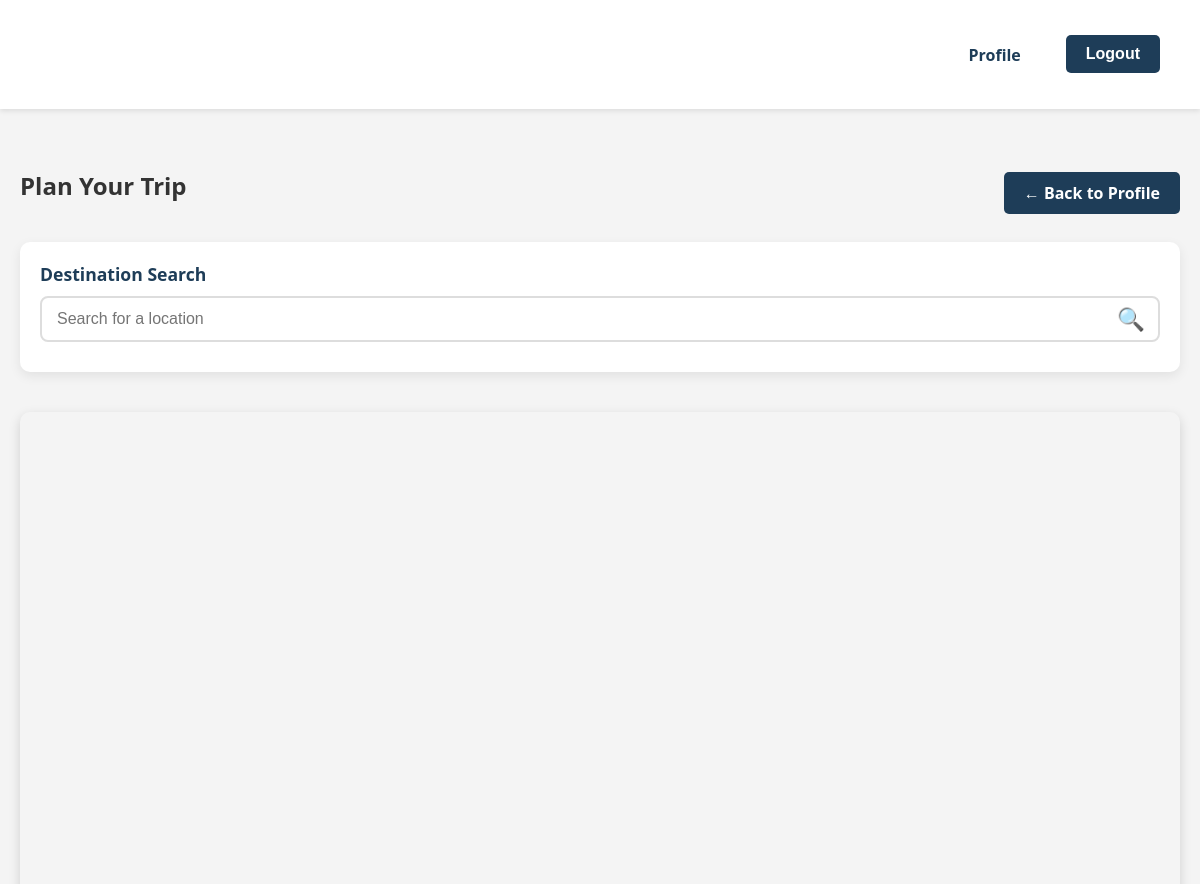
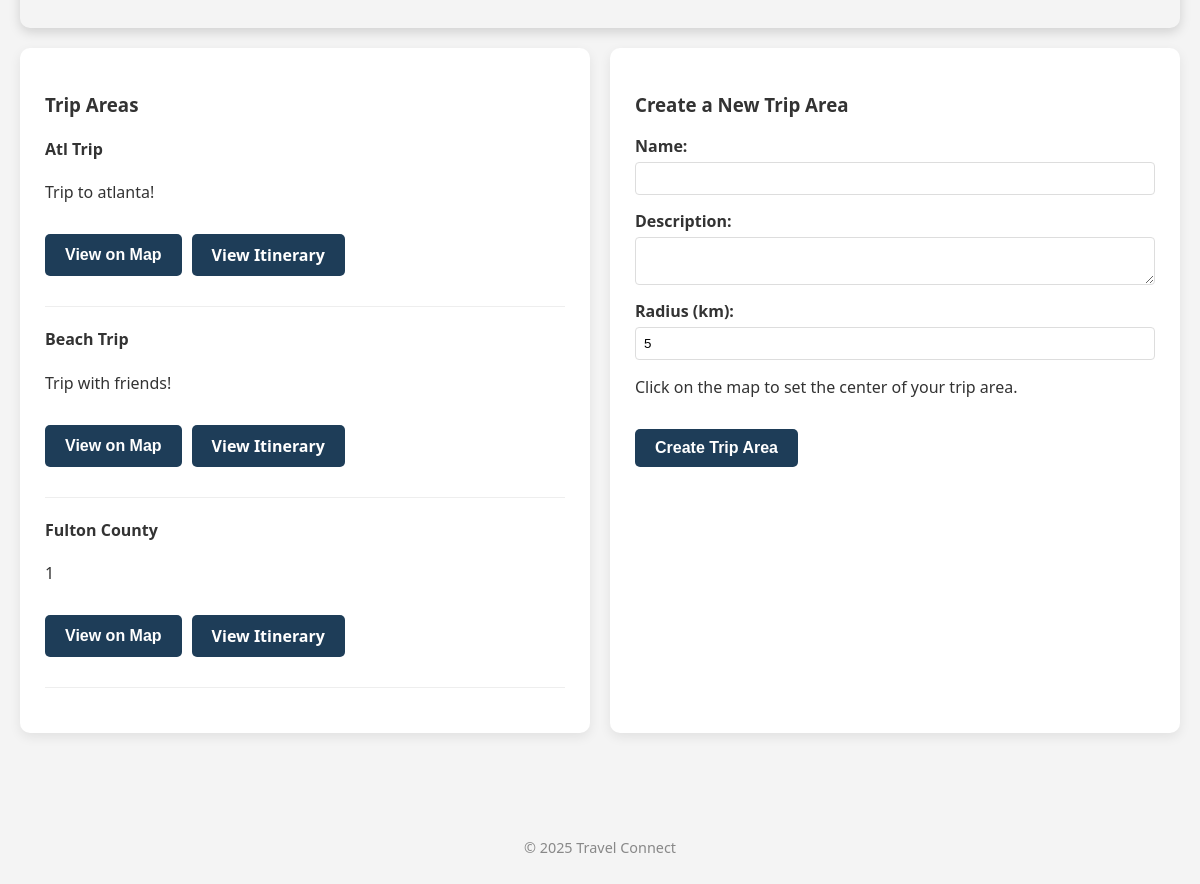
/map/ (signed in), run on the app's committed database (2 pictures, top to bottom).
### pages/models.py (models this page shows, shortened)
class TripArea(models.Model):
    user = models.ForeignKey(User, on_delete=models.CASCADE, related_name='trip_areas')
    name = models.CharField(max_length=100)
    description = models.TextField(blank=True)
    latitude = models.FloatField()
    longitude = models.FloatField()
    radius = models.FloatField()  # in kilometers
    created_at = models.DateTimeField(auto_now_add=True)

### pages/views.py (the view, shortened to what this page needs)
# urls.py: path('map/', views.map_ui, name='map_ui'),
@login_required
def map_ui(request):
    api_key = GOOGLE_API_KEY
    trip_areas = TripArea.objects.filter(user=request.user)
    return render(request, 'pages/map_ui.html', {
        'api_key': api_key,
        'trip_areas': trip_areas
    })

### pages/models.py (called while the page is built)
    def is_guide(self):
        return self.role == 'guide'

    def is_admin(self):
        return self.role == 'admin'

### pages/templates/pages/map_ui.html (shortened to what this page needs)
{% extends 'pages/base.html' %}
{% block content %}
<div class="map-container">
    <div class="map-header">
        <h2>Plan Your Trip</h2>
        <a href="{% url 'profile' %}" class="btn">← Back to Profile</a>
    </div>
    <div class="map-interface">
        <div class="search-bar-container">
            <div class="search-bar">
                <label for="destination-search">Destination Search</label>
                <div class="search-input-wrapper">
                    <input type="text" id="destination-search" placeholder="Search for a location">
                    <button id="search-button"><i class="search-icon">🔍</i></button>
                </div>
            </div>
        </div>
        <div id="map" style="height: 500px; width: 100%;"></div>
        <div class="map-controls">
            <div class="trip-area-section">
                <h3>Trip Areas</h3>
                {% if trip_areas %}
                    <ul class="trip-areas-list">
                        {% for area in trip_areas %}
                            <li>
                                <h4>{{ area.name }}</h4>
                                <p>{{ area.description }}</p>
                                <div class="trip-area-actions">
                                    <button class="btn view-area" data-lat="{{ area.latitude }}" data-lng="{{ area.longitude }}" data-radius="{{ area.radius }}">View on Map</button>
                                    <a href="{% url 'itineraries' %}?trip_area={{ area.id }}" class="btn">View Itinerary</a>
                                </div>
                            </li>
                        {% endfor %}
                    </ul>
                {% else %}
                    <p>No trip areas created yet. Use the map to create your first trip area.</p>
                {% endif %}
            </div>
            <div class="create-trip-area">
                <h3>Create a New Trip Area</h3>
                <form id="trip-area-form" method="post">
                    <div class="form-group">
                        <label for="name">Name:</label>
                        <input type="text" id="name" name="name" required>
                    </div>
                    <div class="form-group">
                        <label for="description">Description:</label>
                        <textarea id="description" name="description"></textarea>
                    </div>
                    <div class="form-group">
                        <label for="radius">Radius (km):</label>
                        <input type="number" id="radius" name="radius" value="5" min="1" max="100">
                    </div>
                    <p>Click on the map to set the center of your trip area.</p>
                    <button type="submit" class="btn" disabled id="submit-trip-area">Create Trip Area</button>
                </form>
            </div>
        </div>
    </div>
</div>
{% endblock %}

### pages/static/core/style.css (style rules this page uses)
body { font-family: 'Segoe UI', sans-serif; margin: 0; padding: 0; background-color: #f4f4f4; color: #333; }
a { text-decoration: none; color: #1e3d58; }
.btn { display: inline-block; background-color: #1e3d58; color: white; padding: 10px 20px; border-radius: 5px; margin-top: 15px; font-weight: 600; border: none; cursor: pointer; text-align: center; font-size: 1rem; transition: background-color 0.3s ease, transform 0.2s ease; }
.map-container { max-width: 1200px; margin: 40px auto; padding: 0 20px; }
.map-header { display: flex; justify-content: space-between; align-items: center; margin-bottom: 20px; }
.map-interface { display: flex; flex-direction: column; gap: 20px; }
#map { border-radius: 10px; box-shadow: 0 4px 12px rgba(0,0,0,0.15); }
.map-controls { display: flex; flex-wrap: wrap; gap: 20px; }
.trip-area-section, .create-trip-area, .create-location { background-color: white; border-radius: 10px; padding: 25px; box-shadow: 0 4px 12px rgba(0,0,0,0.08); flex: 1; min-width: 300px; }
.form-group { margin-bottom: 15px; }
.form-group label { display: block; margin-bottom: 5px; font-weight: 600; }
.form-group input, .form-group textarea { width: 100%; padding: 8px; border: 1px solid #ddd; border-radius: 4px; }
.trip-areas-list { list-style: none; padding: 0; }
.trip-areas-list li { margin-bottom: 20px; padding-bottom: 20px; border-bottom: 1px solid #eee; }
.map-controls .trip-areas-list li .trip-area-actions { display: flex; gap: 10px; margin-bottom: 10px; }
.search-bar-container { margin-bottom: 20px; }
.search-bar { background-color: white; border-radius: 10px; padding: 20px; box-shadow: 0 4px 12px rgba(0,0,0,0.08); }
.search-bar label { display: block; margin-bottom: 10px; font-weight: 600; color: #1e3d58; font-size: 1.1rem; }
.search-input-wrapper { display: flex; position: relative; }
#destination-search { flex: 1; padding: 12px 15px; border: 2px solid #ddd; border-radius: 8px; font-size: 1rem; transition: all 0.3s ease; }
#search-button { position: absolute; right: 5px; top: 50%; transform: translateY(-50%); background: none; border: none; font-size: 1.4rem; color: #1e3d58; cursor: pointer; padding: 5px 10px; transition: transform 0.2s ease; }
.search-icon { font-style: normal; }

### data on the page
TripArea: name "Atl Trip", description "Trip to atlanta!"
TripArea: name "Beach Trip", description "Trip with friends!"
TripArea: name "Fulton County", description "1"
